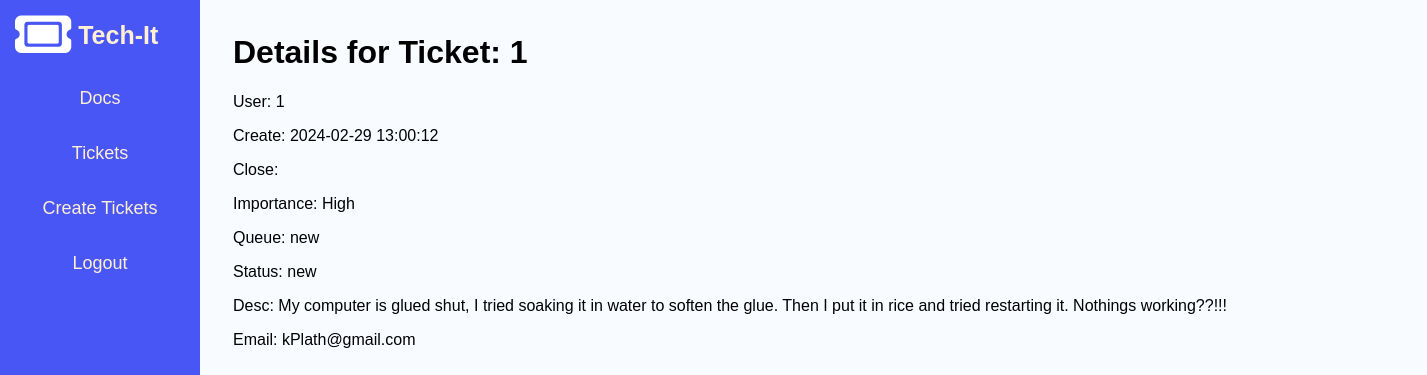
The app's page /ticketDetails.php?id=1, older data.
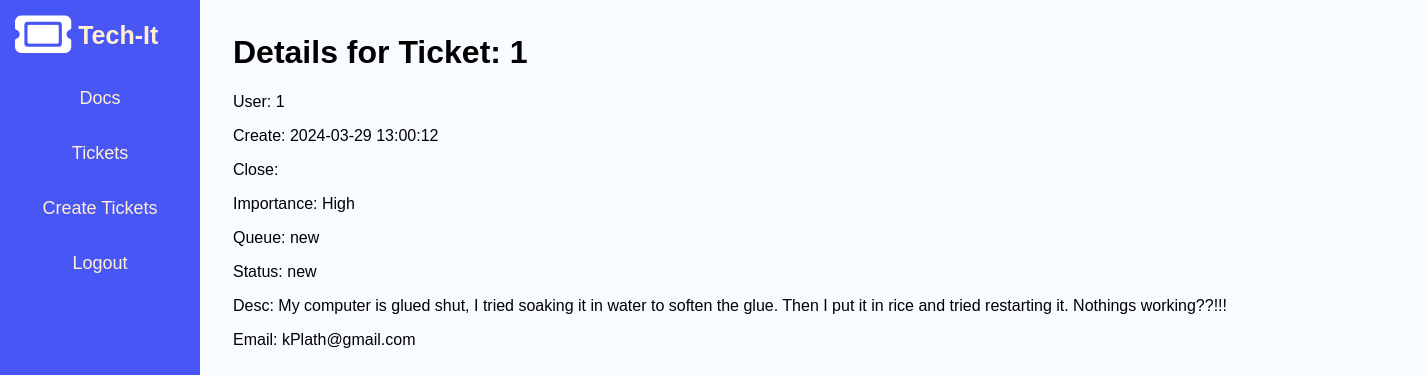
The same page, newer data.
### tables this page shows
CREATE TABLE if NOT EXISTS `ticket` (
  `Ticket_ID` int(11) NOT NULL AUTO_INCREMENT,
  `UserID` int(11) NOT NULL,
  `Importance` enum('High', 'Medium', 'Low') NOT NULL,
  `Queue` enum('new','inprogress','closed','important') NOT NULL,
  `Status` enum('new','reopened','closed') NOT NULL,
  `CreateDate` datetime NOT NULL,
  `CloseDate` datetime,
  `TicketDesc` varchar(1000) NOT NULL,
  `Email` varchar(64) NOT NULL,
  Primary Key(Ticket_ID),
  Foreign Key(UserID) References user(UserID)
);

### ticketDetails.php (the view, shortened to what this page needs)
<html>
    <head>
        <link rel="stylesheet" href="style.css">
    </head>
<?php include ("menu.php")?>
<?php
$servername = "localhost";
$useraccount = "admin";
$password = "admin";
$dbname = "cs410_final";
$conn = new mysqli($servername, $useraccount, $password, $dbname);
$id = isset($_GET['id']) ? $_GET['id'] : null;
if ($id) {
    $sql = "SELECT * FROM ticket WHERE ticket.Ticket_ID = '$id'";
    $result = $conn->query($sql);
    if ($result->num_rows > 0) {
        $row = $result->fetch_row();
        echo '<div class="ticketDetail">';
        echo "<h1>Details for Ticket: " . $row[0] . "</h1>";
        echo "<p>User: " . $row[1] . "</p>";
        echo "<p>Create: " . $row[5] . "</p>";
        echo "<p>Close: " . $row[6] . "</p>";
        echo "<p>Importance: " . $row[2] . "</p>";
        echo "<p>Queue: " . $row[3] . "</p>";
        echo "<p>Status: " . $row[4] . "</p>";
        echo "<p>Desc: " . $row[7] . "</p>";
        echo "<p>Email: " . $row[8] . "</p>";
        echo '</div>';
    } else {
        echo "Ticket not found.";
    }
} else {
    echo "Invalid request.";
}
?>
</html>

Row changes from the older to the newer data that the page shows:
changed ticket "High": CreateDate "2024-02-29 13:00:12" → "2024-03-29 13:00:12"
